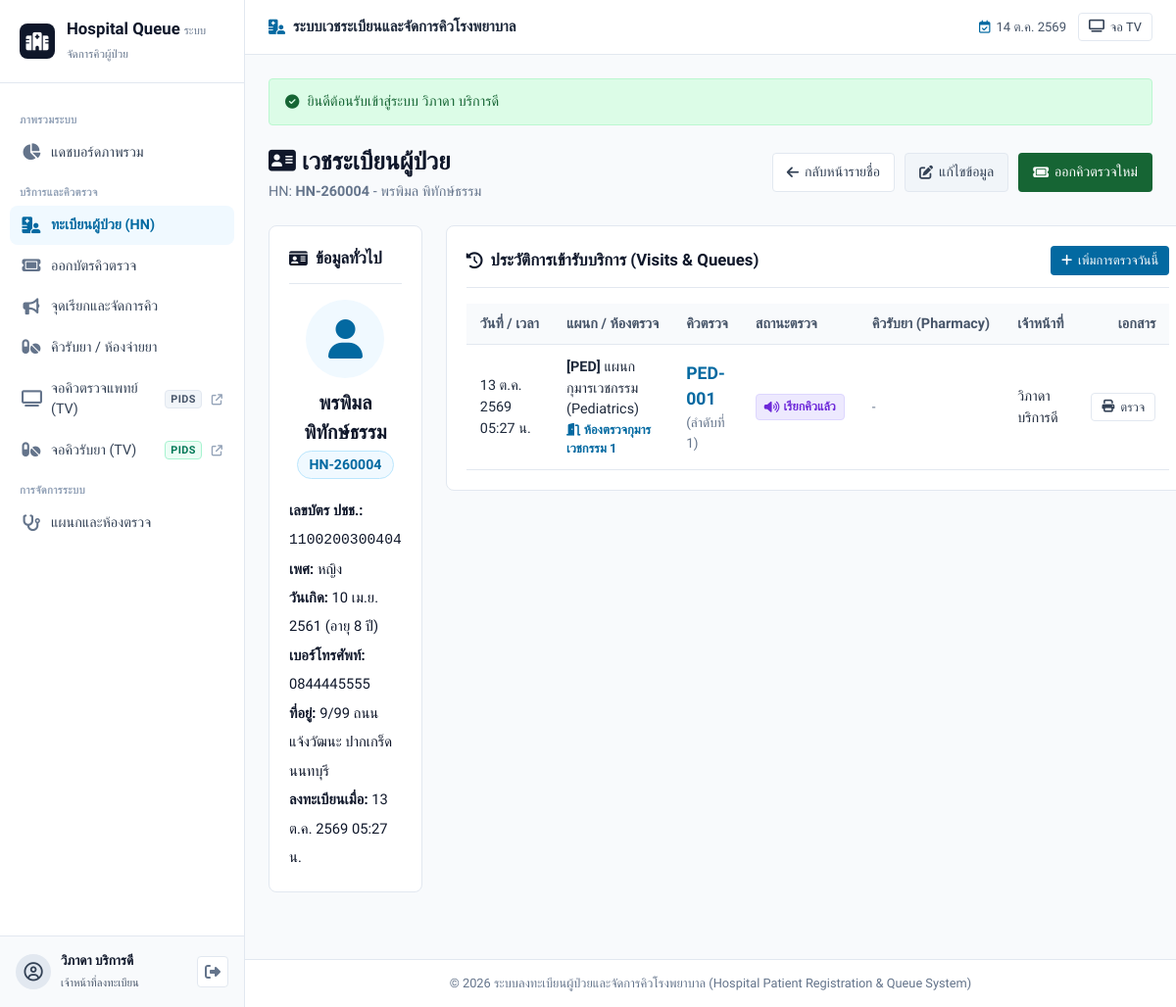
Page /patient_detail.php?id=4 (signed in) on the committed database.
### tables this page shows
CREATE TABLE `patients` (
  `id` INT AUTO_INCREMENT PRIMARY KEY,
  `hn` VARCHAR(20) NOT NULL UNIQUE COMMENT 'เลขประจำตัวผู้ป่วย (HN)',
  `national_id` VARCHAR(13) NOT NULL UNIQUE COMMENT 'เลขบัตรประชาชน',
  `first_name` VARCHAR(100) NOT NULL,
  `last_name` VARCHAR(100) NOT NULL,
  `gender` VARCHAR(10) NULL COMMENT 'ชาย, หญิง, อื่นๆ',
  `date_of_birth` DATE NULL,
  `phone_number` VARCHAR(20) NULL,
  `address` TEXT NULL,
  `created_at` TIMESTAMP DEFAULT CURRENT_TIMESTAMP,
  `updated_at` TIMESTAMP DEFAULT CURRENT_TIMESTAMP ON UPDATE CURRENT_TIMESTAMP
);

CREATE TABLE `visits` (
  `id` INT AUTO_INCREMENT PRIMARY KEY,
  `patient_id` INT NOT NULL,
  `department_id` INT NOT NULL,
  `room_id` INT NULL COMMENT 'ห้องตรวจที่คนไข้ต้องไป',
  `staff_id` INT NULL COMMENT 'เจ้าหน้าที่ผู้ทำรายการลงทะเบียน',
  `visit_date` TIMESTAMP DEFAULT CURRENT_TIMESTAMP NOT NULL,
  `status` VARCHAR(30) DEFAULT 'registered' COMMENT 'registered, serving, prescribed, completed, cancelled',
  `created_at` TIMESTAMP DEFAULT CURRENT_TIMESTAMP,
  CONSTRAINT `fk_visits_patient` FOREIGN KEY (`patient_id`) REFERENCES `patients` (`id`) ON DELETE CASCADE,
  CONSTRAINT `fk_visits_department` FOREIGN KEY (`department_id`) REFERENCES `departments` (`id`) ON DELETE RESTRICT,
  CONSTRAINT `fk_visits_room` FOREIGN KEY (`room_id`) REFERENCES `rooms` (`id`) ON DELETE SET NULL,
  CONSTRAINT `fk_visits_staff` FOREIGN KEY (`staff_id`) REFERENCES `staff` (`id`) ON DELETE SET NULL
);

CREATE TABLE `departments` (
  `id` INT AUTO_INCREMENT PRIMARY KEY,
  `department_code` VARCHAR(20) NOT NULL UNIQUE COMMENT 'รหัสแผนก เช่น MED, SUR, PED',
  `department_name` VARCHAR(150) NOT NULL COMMENT 'ชื่อแผนก/คลินิก',
  `description` TEXT NULL,
  `is_active` TINYINT(1) DEFAULT 1,
  `created_at` TIMESTAMP DEFAULT CURRENT_TIMESTAMP
);

CREATE TABLE `rooms` (
  `id` INT AUTO_INCREMENT PRIMARY KEY,
  `department_id` INT NOT NULL COMMENT 'แผนกที่ห้องนี้สังกัด',
  `room_number` VARCHAR(50) NOT NULL COMMENT 'หมายเลขห้อง เช่น 101, 102, 1, 2',
  `room_name` VARCHAR(150) NOT NULL COMMENT 'ชื่อห้องตรวจ เช่น ห้องตรวจอายุรกรรม 1',
  `doctor_id` INT NULL COMMENT 'แพทย์ประจำห้องตรวจ',
  `is_active` TINYINT(1) DEFAULT 1,
  `created_at` TIMESTAMP DEFAULT CURRENT_TIMESTAMP,
  CONSTRAINT `fk_rooms_department` FOREIGN KEY (`department_id`) REFERENCES `departments` (`id`) ON DELETE CASCADE,
  CONSTRAINT `fk_rooms_doctor` FOREIGN KEY (`doctor_id`) REFERENCES `staff` (`id`) ON DELETE SET NULL
);

CREATE TABLE `queues` (
  `id` INT AUTO_INCREMENT PRIMARY KEY,
  `visit_id` INT NOT NULL UNIQUE,
  `department_id` INT NOT NULL,
  `room_id` INT NULL COMMENT 'ห้องตรวจที่คิวนี้ต้องเข้า',
  `queue_number` VARCHAR(20) NOT NULL COMMENT 'หมายเลขคิว เช่น MED-001',
  `queue_sequence` INT NOT NULL COMMENT 'ลำดับคิวตามการลงทะเบียนประจำวัน',
  `status` VARCHAR(30) NOT NULL DEFAULT 'waiting' COMMENT 'waiting, called, serving, completed, cancelled',
  `called_at` TIMESTAMP NULL DEFAULT NULL,
  `completed_at` TIMESTAMP NULL DEFAULT NULL,
  `created_at` TIMESTAMP DEFAULT CURRENT_TIMESTAMP,
  CONSTRAINT `fk_queues_visit` FOREIGN KEY (`visit_id`) REFERENCES `visits` (`id`) ON DELETE CASCADE,
  CONSTRAINT `fk_queues_department` FOREIGN KEY (`department_id`) REFERENCES `departments` (`id`) ON DELETE RESTRICT,
  CONSTRAINT `fk_queues_room` FOREIGN KEY (`room_id`) REFERENCES `rooms` (`id`) ON DELETE SET NULL
);

CREATE TABLE `staff` (
  `id` INT AUTO_INCREMENT PRIMARY KEY,
  `username` VARCHAR(50) NOT NULL UNIQUE,
  `password_hash` VARCHAR(255) NOT NULL,
  `first_name` VARCHAR(100) NOT NULL,
  `last_name` VARCHAR(100) NOT NULL,
  `role` VARCHAR(50) NOT NULL DEFAULT 'เจ้าหน้าที่ลงทะเบียน' COMMENT 'แพทย์, เจ้าหน้าที่ลงทะเบียน, ผู้ดูแลระบบ, เภสัชกร',
  `department_id` INT NULL COMMENT 'แผนกที่แพทย์สังกัด',
  `room_id` INT NULL COMMENT 'ห้องตรวจประจำ',
  `phone_number` VARCHAR(20) NULL,
  `is_active` TINYINT(1) DEFAULT 1,
  `created_at` TIMESTAMP DEFAULT CURRENT_TIMESTAMP,
  CONSTRAINT `fk_staff_department` FOREIGN KEY (`department_id`) REFERENCES `departments` (`id`) ON DELETE SET NULL
);

### patient_detail.php (the view, shortened to what this page needs)
<?php
require_once __DIR__ . '/config/database.php';
require_once __DIR__ . '/includes/functions.php';
$id = (int)($_GET['id'] ?? 0);
$stmt = $pdo->prepare("SELECT * FROM patients WHERE id = ?");
$stmt->execute([$id]);
$patient = $stmt->fetch();
$age = '-';
if ($patient['date_of_birth']) {
    $dob = new DateTime($patient['date_of_birth']);
    $now = new DateTime();
    $age = $now->diff($dob)->y . ' ปี';
}
$visits_stmt = $pdo->prepare("
    SELECT
        v.id as visit_id,
        v.visit_date,
        v.status as visit_status,
        d.department_name,
        d.department_code,
        r.room_number,
        r.room_name,
        s.first_name as staff_fname,
        s.last_name as staff_lname,
        q.id as queue_id,
        q.queue_number,
        q.queue_sequence,
        q.status as queue_status,
        q.called_at,
        q.completed_at,
        pq.id as rx_id,
        pq.pharmacy_queue_number,
        pq.status as rx_status
    FROM visits v
    JOIN departments d ON v.department_id = d.id
    LEFT JOIN rooms r ON v.room_id = r.id
    LEFT JOIN staff s ON v.staff_id = s.id
    LEFT JOIN queues q ON q.visit_id = v.id
    LEFT JOIN pharmacy_queues pq ON pq.visit_id = v.id
    WHERE v.patient_id = ?
    ORDER BY v.id DESC
");
$visits_stmt->execute([$id]);
$visits = $visits_stmt->fetchAll();
require_once __DIR__ . '/includes/header.php';
?>
<div class="page-header">
    <div>
        <h1 class="page-title"><i class="fa-solid fa-address-card"></i> เวชระเบียนผู้ป่วย</h1>
        <p class="page-subtitle">HN: <strong><?= htmlspecialchars($patient['hn']) ?></strong> - <?= htmlspecialchars($patient['first_name'] . ' ' . $patient['last_name']) ?></p>
    </div>
    <div class="page-actions">
        <a href="patients.php" class="btn btn-outline">
            <i class="fa-solid fa-arrow-left"></i> กลับหน้ารายชื่อ
        </a>
        <a href="patient_edit.php?id=<?= $id ?>" class="btn btn-secondary">
            <i class="fa-solid fa-pen-to-square"></i> แก้ไขข้อมูล
        </a>
        <a href="visits.php?patient_id=<?= $id ?>" class="btn btn-success">
            <i class="fa-solid fa-ticket"></i> ออกคิวตรวจใหม่
        </a>
    </div>
</div>
<div class="record-layout">
    <div class="card card-flush">
        <div class="card-header">
            <h2 class="card-title"><i class="fa-solid fa-id-card"></i> ข้อมูลทั่วไป</h2>
        </div>
        <div class="patient-id-block">
            <div class="patient-avatar">
                <i class="fa-solid fa-user"></i>
            </div>
            <h3 class="patient-fullname">
                <?= htmlspecialchars($patient['first_name'] . ' ' . $patient['last_name']) ?>
            </h3>
            <span class="hn-pill">
                <?= htmlspecialchars($patient['hn']) ?>
            </span>
        </div>
        <ul class="patient-facts">
            <li><strong>เลขบัตร ปชช.:</strong> <code><?= htmlspecialchars($patient['national_id']) ?></code></li>
            <li><strong>เพศ:</strong> <?= htmlspecialchars($patient['gender'] ?: '-') ?></li>
            <li><strong>วันเกิด:</strong> <?= $patient['date_of_birth'] ? thai_datetime($patient['date_of_birth'], false) : '-' ?> (อายุ <?= $age ?>)</li>
            <li><strong>เบอร์โทรศัพท์:</strong> <?= htmlspecialchars($patient['phone_number'] ?: '-') ?></li>
            <li><strong>ที่อยู่:</strong> <?= nl2br(htmlspecialchars($patient['address'] ?: '-')) ?></li>
            <li><strong>ลงทะเบียนเมื่อ:</strong> <?= thai_datetime($patient['created_at']) ?></li>
        </ul>
    </div>
    <div class="card card-flush">
        <div class="card-header">
            <h2 class="card-title">
                <i class="fa-solid fa-clock-rotate-left"></i> ประวัติการเข้ารับบริการ (Visits & Queues)
            </h2>
            <a href="visits.php?patient_id=<?= $id ?>" class="btn btn-primary btn-sm">
                <i class="fa-solid fa-plus"></i> เพิ่มการตรวจวันนี้
            </a>
        </div>
        <div class="table-responsive">
            <table class="table">
                <thead>
                    <tr>
                        <th>วันที่ / เวลา</th>
                        <th>แผนก / ห้องตรวจ</th>
                        <th>คิวตรวจ</th>
                        <th>สถานะตรวจ</th>
                        <th>คิวรับยา (Pharmacy)</th>
                        <th>เจ้าหน้าที่</th>
                        <th style="text-align: right;">เอกสาร</th>
                    </tr>
                </thead>
                <tbody>
                    <?php if (empty($visits)): ?>
                        <tr>
                            <td colspan="7" class="table-empty">
                                ยังไม่มีประวัติการมาตรวจของท่านนี้
                            </td>
                        </tr>
                    <?php else: ?>
                        <?php foreach ($visits as $v): ?>
                        <tr>
                            <td><?= thai_datetime($v['visit_date']) ?></td>
                            <td>
                                <div>
                                    <strong>[<?= htmlspecialchars($v['department_code']) ?>]</strong>
                                    <?= htmlspecialchars($v['department_name']) ?>
                                </div>
                                <?php if ($v['room_number']): ?>
                                    <div class="room-line">
                                        <i class="fa-solid fa-door-open"></i> <?= htmlspecialchars($v['room_name'] ?: ('ห้อง ' . $v['room_number'])) ?>
                                    </div>
                                <?php endif; ?>
                            </td>
                            <td>
                                <?php if ($v['queue_number']): ?>
                                    <strong class="queue-number-strong">
                                        <?= htmlspecialchars($v['queue_number']) ?>
                                    </strong>
                                    <small class="muted-sm">(ลำดับที่ <?= $v['queue_sequence'] ?>)</small>
                                <?php else: ?>
                                    -
                                <?php endif; ?>
                            </td>
                            <td>
                                <?= $v['queue_status'] ? get_queue_status_badge($v['queue_status']) : '-' ?>
                            </td>
                            <td>
                                <?php if ($v['pharmacy_queue_number']): ?>
                                    <a href="print_pharmacy.php?id=<?= $v['rx_id'] ?>" target="_blank" class="badge badge-rx" style="text-decoration: none;" title="พิมพ์สลิปรับยา">
                                        <i class="fa-solid fa-pills"></i> <?= htmlspecialchars($v['pharmacy_queue_number']) ?>
                                    </a>
                                <?php else: ?>
                                    <span class="muted-sm">-</span>
                                <?php endif; ?>
                            </td>
                            <td>
                                <?= htmlspecialchars($v['staff_fname'] ? ($v['staff_fname'] . ' ' . $v['staff_lname']) : '-') ?>
                            </td>
                            <td style="text-align: right; white-space: nowrap;">
                                <?php if ($v['queue_id']): ?>
                                    <a href="print_queue.php?queue_id=<?= $v['queue_id'] ?>" target="_blank" class="btn btn-outline btn-sm" title="พิมพ์บัตรคิวตรวจ">
                                        <i class="fa-solid fa-print"></i> ตรวจ
                                    </a>
                                <?php endif; ?>
                            </td>
                        </tr>
                        <?php endforeach; ?>
                    <?php endif; ?>
                </tbody>
            </table>
        </div>
    </div>
</div>
<?php require_once __DIR__ . '/includes/footer.php'; ?>

### includes/functions.php (shortened to what this page needs)
<?php
function get_queue_status_badge($status) {
    switch ($status) {
        case 'called':
            return '<span class="badge badge-called"><i class="fa-solid fa-volume-high"></i> เรียกคิวแล้ว</span>';
    }
}
function thai_datetime($datetime, $show_time = true) {
    $timestamp = strtotime($datetime);
    $thai_months = [
        1 => 'ม.ค.', 2 => 'ก.พ.', 3 => 'มี.ค.', 4 => 'เม.ย.',
        5 => 'พ.ค.', 6 => 'มิ.ย.', 7 => 'ก.ค.', 8 => 'ส.ค.',
        9 => 'ก.ย.', 10 => 'ต.ค.', 11 => 'พ.ย.', 12 => 'ธ.ค.'
    ];
    $day = date('j', $timestamp);
    $month = $thai_months[(int)date('n', $timestamp)];
    $year = (int)date('Y', $timestamp) + 543;
    $time = date('H:i น.', $timestamp);
    if ($show_time) {
        return "{$day} {$month} {$year} {$time}";
    }
    return "{$day} {$month} {$year}";
}

### rows in the picture
patients: hn "HN-260004", first_name+last_name "พรพิมล พิทักษ์ธรรม", national "1100200300404", gender "หญิง", date_of_birth "10 เม.ย. 2561", date_of_birth "8 ปี", phone_number "0844445555", address "9/99 ถนนแจ้งวัฒนะ ปากเกร็ด นนทบุรี", created_at "13 ต.ค. 2569 05:27 น."
visits: visit_date "13 ต.ค. 2569 05:27 น.", department.department_code "PED", department.department_name "แผนกกุมารเวชกรรม (Pediatrics)", room.room_name "ห้องตรวจกุมารเวชกรรม 1", queues.queue_number "PED-001", queues.queue_sequence "1", staff.last_name "วิภาดา บริการดี"

### other values in the picture
$user['name'] ?: $user['username'] "วิภาดา บริการดี"
$user['role'] "เจ้าหน้าที่ลงทะเบียน"
$flash['message'] "ยินดีต้อนรับเข้าสู่ระบบ วิภาดา บริการดี"
